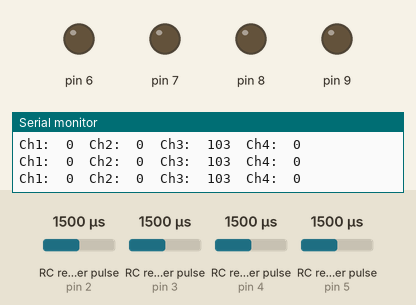
Bench run of a sketch on a simulated Arduino Uno, built with avr-gcc and run on an emulated ATmega328P. On the bench: output pins drawn as LEDs (lit = HIGH), the last lines printed to the serial monitor. Wiring (inferred from the names in the program): 4 × RC receiver channel: data pin 2 / data pin 3 / data pin 4 / data pin 5. The test bench sets the inputs (shaded band); at power-on: RC receiver pulse (sensors on pin 2, pin 4, pin 5, pin 3) 1500 µs.

Above: at 1.2 s.
1.3 s: RC receiver pulse (sensor on pin 2) set to 1264 µs
2.8 s: RC receiver pulse (sensor on pin 2) set to 1242 µs
At 3.3 s:
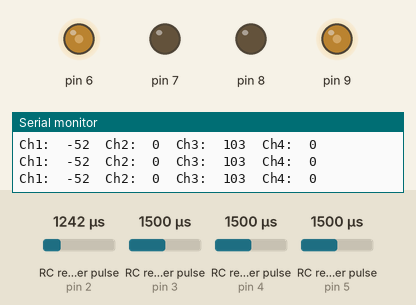
4.4 s: RC receiver pulse (sensor on pin 4) set to 1447 µs
At 5.4 s:
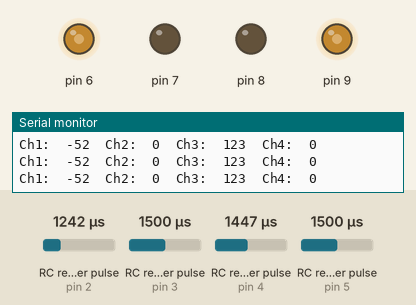
5.9 s: RC receiver pulse (sensor on pin 4) set to 1435 µs
At 6.3 s:
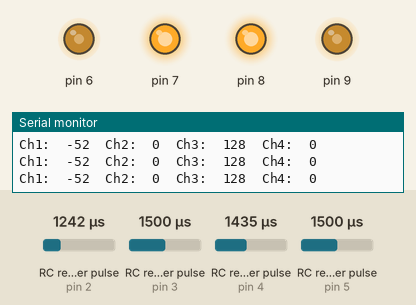
7.4 s: RC receiver pulse (sensor on pin 5) set to 1270 µs
8.9 s: RC receiver pulse (sensor on pin 5) set to 1247 µs
At 9.6 s:
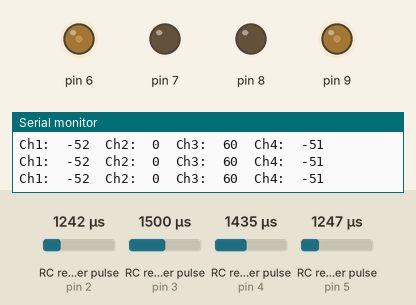
Timing chart, 0 to 11.4 s (numbered marks = the images above; inputs shaded):
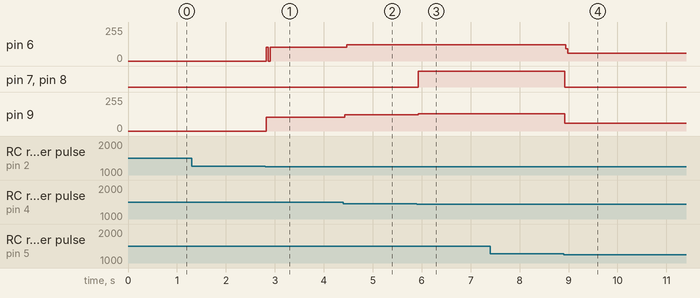

The sketch:

robot.ino
```cpp
#include "FILM69.h"
FILM69 F;
#define CH1 2
#define CH2 3
#define CH3 4
#define CH4 5
int ch1;
int ch2;
int ch3;
int ch4;
int PWM_FR, PWM_FL, PWM_BR, PWM_BL,PWM;
int PWM_1 = 60;
int MOTOR_FL1 = 26;
int MOTOR_FL2 = 27;
int MOTOR_FR1 = 29;
int MOTOR_FR2 = 28;
int MOTOR_BL1 = 24;
int MOTOR_BL2 = 25;
int MOTOR_BR1 = 23;
int MOTOR_BR2 = 22;
String con;
void setup() {
  Serial.begin(115200);
  pinMode(CH1, INPUT);
  pinMode(CH2, INPUT);
  pinMode(CH3, INPUT);
  pinMode(CH4, INPUT);

}


void loop() {
  ch1 = readChannel(CH1, -100, 100, 0);
  ch2 = readChannel(CH2, -100, 100, 0);
  ch3 = readChannel(CH3, 295, -90, 0);
  ch4 = readChannel(CH4, -100, 100, 0);

  PWM = ch3;
  if (PWM >= 254) PWM = 255;
  if (PWM <= 10 ) PWM = 0;


  if (ch4 >= 50) CW();                              //หมุนซ้าย
  else if (ch4 <= -50) CCW();                       //หมุนขวา
  /*
    else if (ch1 <= -50 && ch2 <= -50) con = "FL";  //เดินหน้าเบี่ยงซ้าย
    else if (ch1 >= 50 && ch2 <= -50) con = "FR";   //เดินหน้าเบี่ยงขวา
    else if (ch1 <= -50 && ch2 >= 50) con = "BL";   //ถอยหลังเบี่ยงซ้าย
    else if (ch1 >= 50 && ch2 >= 50) con = "BR";    //ถอยหลังเบี่ยงขวา
  */
  else if (ch2 <= -50) FF();                        //เดินหน้า
  else if (ch2 >= 50) BB();                         //ถอยหลัง
  else if (ch1 >= 50) RR();                         //ไปทางขวา
  else if (ch1 <= -50) LL();                        //ไปทางซ้าย
  else Stop();                                      //หยุด

  Serial.print("Ch1:\t");
  Serial.print(ch1);
  Serial.print("\tCh2:\t");
  Serial.print(ch2);
  Serial.print("\tCh3:\t");
  Serial.print(PWM);
  Serial.print("\tCh4:\t");
  Serial.println(ch4);


}

int readChannel(int channelInput, int minLimit, int maxLimit, int defaultValue) {
  int ch = pulseIn(channelInput, HIGH, 30000);
  if (ch < 100) return defaultValue;
  return map(ch, 1000, 2000, minLimit, maxLimit);
  //return ch;
}
void CW() {
  PWM = PWM_1;
  F.DW(MOTOR_FL1, 0);        F.DW(MOTOR_FR1, 1);
  F.DW(MOTOR_FL2, 1);        F.DW(MOTOR_FR2, 0);
  F.AW(9, PWM);              F.AW(8, PWM);

  F.DW(MOTOR_BL1, 0);        F.DW(MOTOR_BR1, 1);
  F.DW(MOTOR_BL2, 1);        F.DW(MOTOR_BR2, 0);
  F.AW(7, PWM);              F.AW(6, PWM);


}
void CCW() {
  PWM = PWM_1;
  F.DW(MOTOR_FL1, 1);        F.DW(MOTOR_FR1, 0);
  F.DW(MOTOR_FL2, 0);        F.DW(MOTOR_FR2, 1);
  F.AW(9, PWM);              F.AW(8, PWM);

  F.DW(MOTOR_BL1, 1);        F.DW(MOTOR_BR1, 0);
  F.DW(MOTOR_BL2, 0);        F.DW(MOTOR_BR2, 1);
  F.AW(7, PWM);              F.AW(6, PWM);
}
void FF() {
  F.DW(MOTOR_FL1, 1);        F.DW(MOTOR_FR1, 1);
  F.DW(MOTOR_FL2, 0);        F.DW(MOTOR_FR2, 0);
  F.AW(9, PWM);              F.AW(8, PWM);

  F.DW(MOTOR_BL1, 1);        F.DW(MOTOR_BR1, 1);
  F.DW(MOTOR_BL2, 0);        F.DW(MOTOR_BR2, 0);
  F.AW(7, PWM);              F.AW(6, PWM);
}
void BB() {
  F.DW(MOTOR_FL1, 0);        F.DW(MOTOR_FR1, 0);
  F.DW(MOTOR_FL2, 1);        F.DW(MOTOR_FR2, 1);
  F.AW(9, PWM);              F.AW(8, PWM);

  F.DW(MOTOR_BL1, 0);        F.DW(MOTOR_BR1, 0);
  F.DW(MOTOR_BL2, 1);        F.DW(MOTOR_BR2, 1);
  F.AW(7, PWM);              F.AW(6, PWM);
}
void RR() {
  F.DW(MOTOR_FL1, 0);        F.DW(MOTOR_FR1, 1);
  F.DW(MOTOR_FL2, 1);        F.DW(MOTOR_FR2, 0);
  F.AW(9, PWM);              F.AW(8, PWM);

  F.DW(MOTOR_BL1, 1);        F.DW(MOTOR_BR1, 0);
  F.DW(MOTOR_BL2, 0);        F.DW(MOTOR_BR2, 1);
  F.AW(7, PWM);              F.AW(6, PWM);
}
void LL() {
  F.DW(MOTOR_FL1, 1);        F.DW(MOTOR_FR1, 0);
  F.DW(MOTOR_FL2, 0);        F.DW(MOTOR_FR2, 1);
  F.AW(9, PWM);              F.AW(8, PWM);

  F.DW(MOTOR_BL1, 0);        F.DW(MOTOR_BR1, 1);
  F.DW(MOTOR_BL2, 1);        F.DW(MOTOR_BR2, 0);
  F.AW(7, PWM);              F.AW(6, PWM);
}
void Stop() {
  F.DW(MOTOR_FL1, 0);        F.DW(MOTOR_FR1, 0);
  F.DW(MOTOR_FL2, 0);        F.DW(MOTOR_FR1, 0);

  F.DW(MOTOR_BL1, 0);        F.DW(MOTOR_BR1, 0);
  F.DW(MOTOR_BL2, 0);        F.DW(MOTOR_BR1, 0);
  F.AW(9, 0);                F.AW(8, 0);
  F.AW(7, 0);                F.AW(6, 0);
}
```

FILM69.cpp
```cpp
#include "FILM69.h"

void FILM69::DW(int DWpin,int IO){
    _DWpin  = DWpin;
    _IO = IO;
    pinMode(_DWpin,OUTPUT);
    digitalWrite(_DWpin,IO);
}

void FILM69::AW(int AWpin,int ANALOG){
    _AWpin  = AWpin;
    _ANALOG = ANALOG;
    pinMode(_AWpin,OUTPUT);
    analogWrite(_AWpin,ANALOG);
}

int FILM69::DR(int DRpin){
    _DRpin  = DRpin;
    pinMode(_DRpin,INPUT);
    return digitalRead(_DRpin);
}

int FILM69::AR(int ARpin){
    _ARpin  = ARpin;
    pinMode(_ARpin,INPUT);
    return analogRead(_ARpin);
}
unsigned long last_time = 0;
bool satatus = 0;
bool FILM69::TIME(unsigned long period){

    _period = period;
    if ( millis() - last_time > period) {
        last_time = millis();
        satatus = !satatus;

         return satatus;
    }


}
```

FILM69.h
```cpp
#ifndef FILM69_h
#define FILM69_h
#include "Arduino.h"

class FILM69
{
    public:
       void DW(int DWpin,int IO);
       void AW(int AWpin,int ANALOG);
       int DR(int DRpin);
       int AR(int ARpin);
       bool TIME(unsigned long period);


       //String text();
    private:
        int _DWpin,_IO,_ANALOG,_AWpin,_DRpin,_ARpin;
        unsigned long _period;
        //bool _time;


};
#endif
```

Measured:
- the behaviour switches between 1254 and 1253 µs on RC receiver pulse (sensor on pin 2) (found by bisection; images 0 and 1)
- the behaviour switches between 1436 and 1435 µs on RC receiver pulse (sensor on pin 4) (found by bisection; images 2 and 3)
- the behaviour switches between 1254 and 1253 µs on RC receiver pulse (sensor on pin 5) (found by bisection; images 3 and 4)
- after the input at 2.8 s, pin 6, pin 9: 0/255 → 103/255 at once
- after the input at 4.4 s, pin 6: 103/255 → 122/255 after 0.07 s; pin 9: 103/255 → 123/255 at once
- after the input at 5.9 s, pin 7, pin 8: LOW → HIGH at once; pin 9: 123/255 → 128/255 at once
- after the input at 8.9 s, pin 6: 122/255 → 60/255 after 0.05 s; pin 7, pin 8: HIGH → LOW at once; pin 9: 128/255 → 60/255 at once
